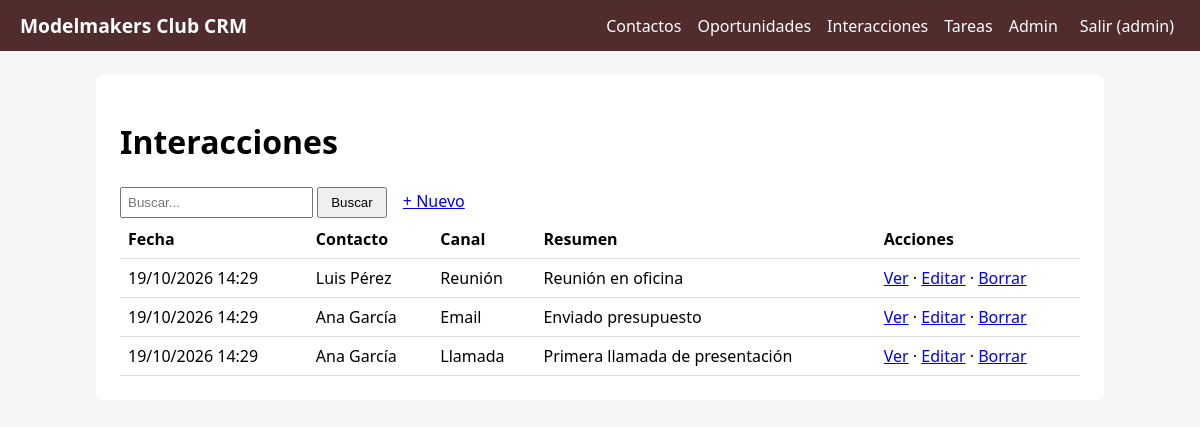
The app's page /interacciones/ (signed in), older data.
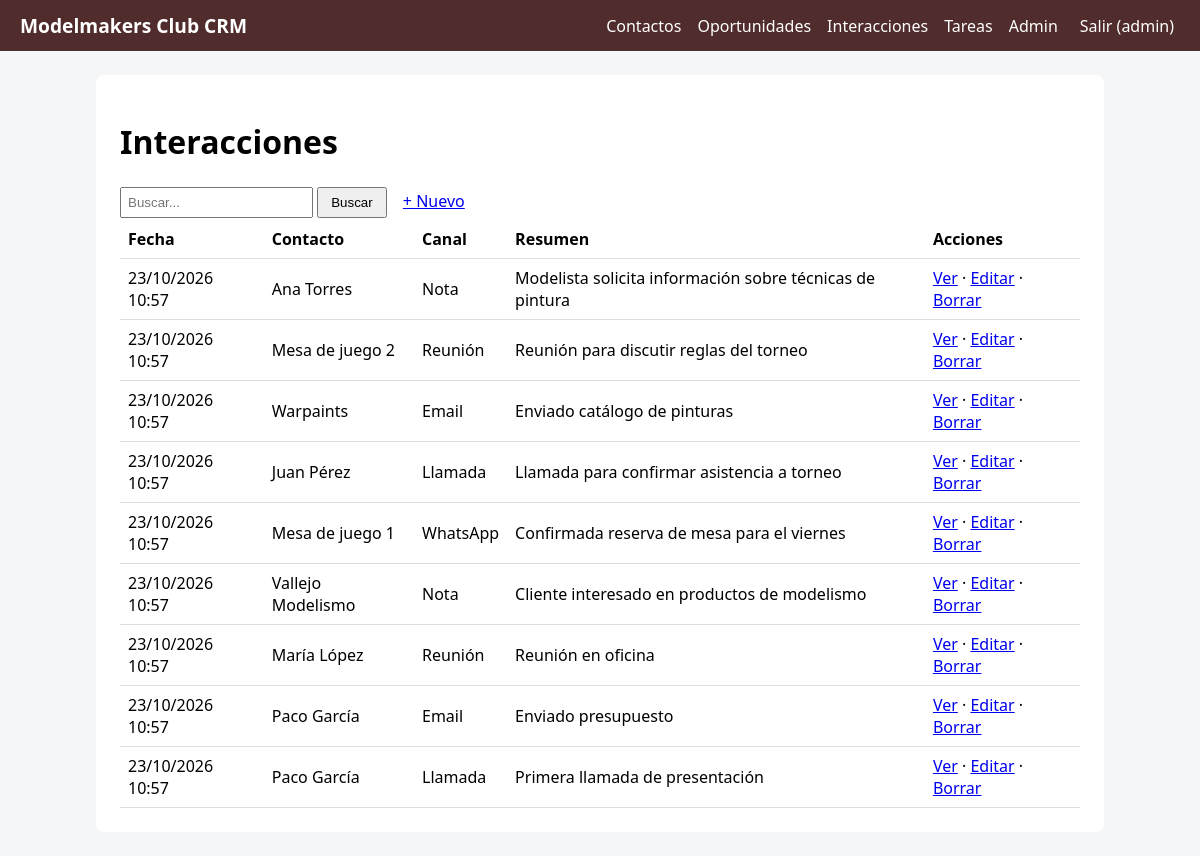
The same page, newer data.
### interacciones/models.py (models this page shows, shortened)
class Interaccion(models.Model):
    CANALES = [
        ('llamada', 'Llamada'),
        ('email', 'Email'),
        ('reunion', 'Reunión'),
        ('nota', 'Nota'),
        ('whatsapp', 'WhatsApp')
    ]
    contacto = models.ForeignKey(
        'contactos.Contacto',
        on_delete=models.CASCADE,
        related_name='interacciones'
    )
    canal = models.CharField(
        max_length=20,
        choices=CANALES,
        default='nota'
    )
    resumen = models.TextField()
    fecha = models.DateTimeField(default=timezone.now)
    autor = models.ForeignKey(
        'auth.User',
        on_delete=models.SET_NULL,
        null=True,
        blank=True
    )
    class Meta:
        ordering = ['-fecha']
        verbose_name_plural = 'interacciones'

### contactos/models.py (models this page shows)
class Contacto(models.Model):
    TIPOS = [
        ('socio', 'Socio'),
        ('jugador', 'Jugador Habitual'),
        ('modelista','Pintor / Modelista'),
        ('proveedor', 'Proveedor / Marca'),
        ('cliente', 'Cliente casual'),
        ('mesa', "Mesa de juego"),
        ('otro','Otro')
    ]
    nombre = models.CharField(max_length=120)                        # Texto corto. max_length es OBLIGATORIO
    tipo = models.CharField(max_length=20, choices=TIPOS, default='cliente')  # choices -> desplegable en formularios
    email = models.EmailField(blank=True)                            # blank=True -> se puede dejar vacío
    telefono = models.CharField(max_length=30, blank=True)           # Teléfono como texto (admite +34, espacios)
    notas = models.TextField(blank=True, max_length=500)             # Texto largo
    creado = models.DateTimeField(auto_now_add=True)                 # auto_now_add -> fecha de creación automática
    cuota_mensual = models.BooleanField(default=False, verbose_name="Cuota mensual", help_text="Marca si el socio ha pagado la mensualidad de la asociación")  # Booleano con etiqueta y ayuda
    sistema_preferido = models.CharField(max_length=100, blank=True, verbose_name="Sistema de juego preferido", help_text="P.ej. Warhammer 40k, Age of Sigmar, Star Wars X-Wing, etc.")  # Campo adicional para el sistema de juego preferido
    class Meta:
        ordering = ['nombre']              # Orden por defecto. '-campo' = descendente
    def __str__(self):
        return self.nombre                 # Cómo se muestra el objeto en admin, desplegables, títulos

### interacciones/views.py (the view)
# urls.py: path('', views.index, name='index'),                          # /contactos/
@login_required
def index(request):
    q = request.GET.get('q', '').strip()
    objetos = Interaccion.objects.all()
    if q:
        objetos = objetos.filter(resumen__icontains=q)
    return render(request, 'interacciones/lista.html', {'objetos': objetos, 'q': q})

### core/context_processors.py (called while the page is built)
def crm(request):
    return {
        'NOMBRE_CRM': settings.NOMBRE_CRM,
        'COLOR': settings.COLOR_PRINCIPAL,
        'modulos': [{'nombre': m.capitalize(), 'url': f'{m}:index'} for m in settings.MODULOS_CRM],
    }

### interacciones/templates/interacciones/lista.html (shortened to what this page needs)
{% extends 'core/base.html' %}
{% block content %}
<h1>Interacciones</h1>
<form method="get">
 <input name="q" value="{{ q }}" placeholder="Buscar...">
 <button>Buscar</button>
 <a class="btn" href="{% url 'interacciones:crear' %}">+ Nuevo</a>
</form>
<table>
 <tr><th>Fecha</th><th>Contacto</th><th>Canal</th><th>Resumen</th><th>Acciones</th></tr>
 {% for o in objetos %}
 <tr><td>{{ o.fecha|date:"d/m/Y H:i" }}</td><td>{{ o.contacto }}</td><td>{{ o.get_canal_display }}</td><td>{{ o.resumen|truncatechars:60 }}</td>
  <td><a href="{% url 'interacciones:detalle' o.pk %}">Ver</a> ·
      <a href="{% url 'interacciones:editar' o.pk %}">Editar</a> ·
      <a href="{% url 'interacciones:borrar' o.pk %}">Borrar</a></td></tr>
 {% empty %}<tr><td colspan="5">No hay datos todavía.</td></tr>
 {% endfor %}
</table>
{% endblock %}

### core/templates/core/base.html (shortened to what this page needs)
<!doctype html>
<html lang="es"><head><meta charset="utf-8">
</head>
<body>
<nav>
 <a class="marca" href="{% url 'inicio' %}">{{ NOMBRE_CRM }}</a>
 {% for m in modulos %}<a href="{% url m.url %}">{{ m.nombre }}</a>{% endfor %}
 {% if user.is_staff %}<a href="/admin/">Admin</a>{% endif %}
 {% if user.is_authenticated %}
  <form method="post" action="{% url 'logout' %}" style="margin:0">{% csrf_token %}<button>Salir ({{ user.username }})</button></form>
 {% endif %}
</nav>
<main>
 {% block content %}{% endblock %}
</main>
</body></html>

Row changes from the older to the newer data that the page shows:
added Interaccion: fecha "23/10/2026 10:57", contacto "Ana Torres", canal "Nota", resumen "Modelista solicita información sobre técnicas de pintura"
added Interaccion: fecha "23/10/2026 10:57", contacto "Mesa de juego 2", canal "Reunión", resumen "Reunión para discutir reglas del torneo"
added Interaccion: fecha "23/10/2026 10:57", contacto "Warpaints", canal "Email", resumen "Enviado catálogo de pinturas"
added Interaccion: fecha "23/10/2026 10:57", contacto "Juan Pérez", canal "Llamada", resumen "Llamada para confirmar asistencia a torneo"
added Interaccion: fecha "23/10/2026 10:57", contacto "Mesa de juego 1", canal "WhatsApp", resumen "Confirmada reserva de mesa para el viernes"
added Interaccion: fecha "23/10/2026 10:57", contacto "Vallejo Modelismo", canal "Nota", resumen "Cliente interesado en productos de modelismo"
changed Interaccion "Reunión en oficina": fecha "19/10/2026 14:29" → "23/10/2026 10:57"; contacto "Luis Pérez" → "María López"
changed Interaccion "Enviado presupuesto": fecha "19/10/2026 14:29" → "23/10/2026 10:57"; contacto "Ana García" → "Paco García"
changed Interaccion "Primera llamada de presentación": fecha "19/10/2026 14:29" → "23/10/2026 10:57"; contacto "Ana García" → "Paco García"
